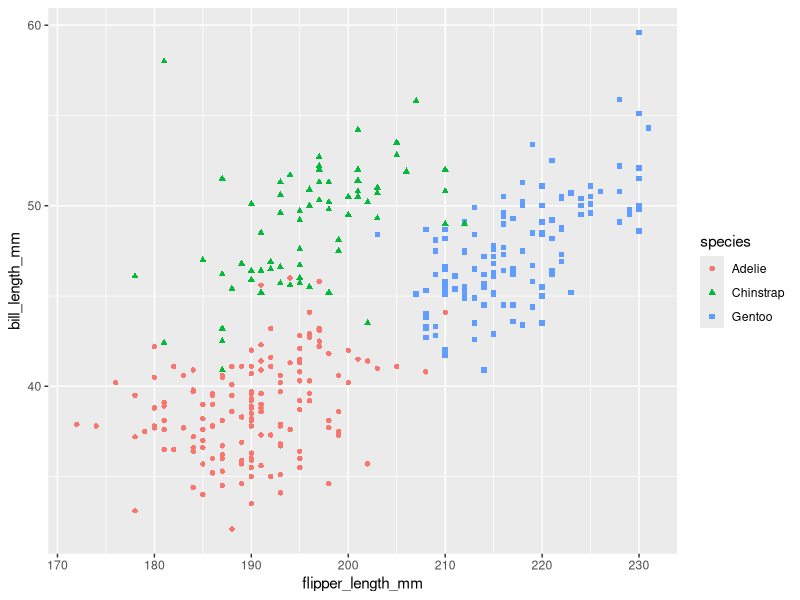

Source code (R):
## ---- chunk 1
1 + 1
## ---- chunk 2
#| echo: false
2 * 2
## ---- chunk 3
#| label: fig-scatterplot
#| fig-cap: "Scatterplot of flipper and bill lengths"
library(palmerpenguins) # for data
library(tidyverse) # for data wrangling and visualizatio
library(knitr) # for tables
ggplot(data = penguins,
aes(x = flipper_length_mm,
y = bill_length_mm)) +
geom_point(aes(color = species,
shape = species))
